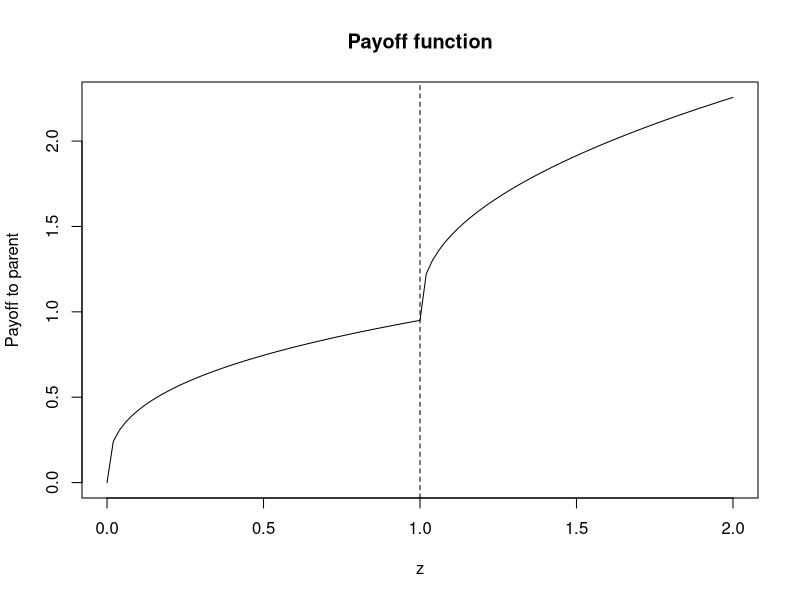
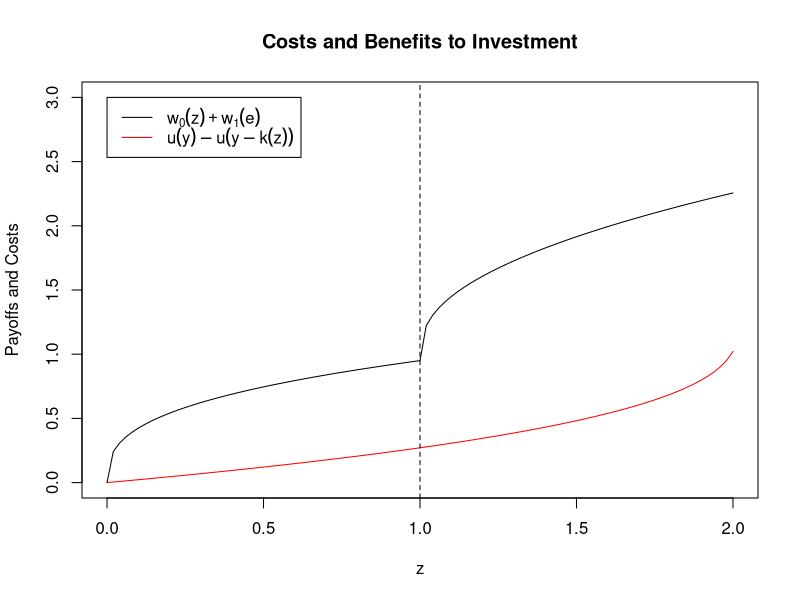
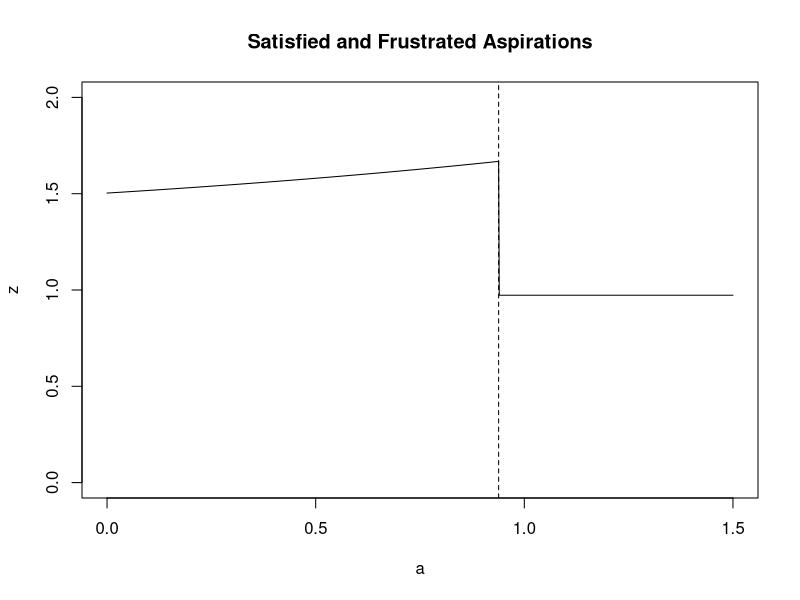

The R source for these figures, in order:
## ---- chunk 1
# Parameters
sig <- 0.65
del <- 0.95
pi <- 1.1

# Payoff functions
util <- function(c) {c ^ (1 - sig)}
w0 <- function(z) {del * z ^ (1 - sig)}
w1 <- function(e) {del * pi * e ^ (1 - sig)}
fig1_payoff <- function(z, a) {
  w0(z) + w1(max(c(z - a, 0)))
}
fig1_payoff <- Vectorize(fig1_payoff, vectorize.args = "z")
## ---- chunk 2
curve(fig1_payoff(x, a = 1), from = 0, to = 2, 
      main = "Payoff function", xlab = "z", ylab = "Payoff to parent")
abline(v = 1, lty = "dashed")
## ---- chunk 3
rho <- 1.01
prod <- function(z) rho * z
finv <- function(z) z / rho # called 'k' in the paper
fig2_cost <- function(y, z){
  util(y) - util(y - finv(z))
}
fig2_cost <- Vectorize(fig2_cost, vectorize.args = "z")

## ---- chunk 4
curve(fig2_cost(y = 2, x), from = 0, to = 2, ylim = c(0, 3), xlab = "z",
      ylab = "Payoffs and Costs", main = "Costs and Benefits to Investment",
      col = "red")
curve(fig1_payoff(x, a = 1), from = 0, to = 2, add = T)
abline(v = 1, lty = "dashed")
legend(0, 3, col = c("black", "red"), lty = c(1,1),
       legend = c(expression(w[0](z) + w[1](e)),
                  expression(u(y) - u(y - k(z)))))
## ---- chunk 5
# Derivatives
util_p <- function(c) {(1 - sig) * c ^ -sig}
w0_p <- function(z) {del * (1 - sig) * z ^ -sig}
w1_p <- function(e) {del * pi * (1 - sig) * e ^ -sig}

zopt0 <- function(z, y) { # z < a
  w0_p(z) - (util_p(y - finv(z)) / rho)
}
zopt0 <- Vectorize(zopt0, vectorize.args = "z")

zopt1 <- function(z, y, a) { # z > a
  w0_p(z) + w1_p(z - a) - (util_p(y - finv(z)) / rho)
}
zopt1 <- Vectorize(zopt1, vectorize.args = "z")

find_z <- function(z, y, a){
  # Find the roots
  z0 = uniroot(zopt0, interval = c(0, 2), y = y, extendInt = "yes")$root
  z1 = uniroot(zopt1, interval = c(1.5, 1.6), y = y, a = a, extendInt = "yes")$root
  
  # Which is better?
  u0 = util(y - finv(z0)) + w0(z0)
  u1 = util(y - finv(z1)) + w0(z0) + w1(max(c(z0 - a, 0)))
  
  if (u0 > u1) {
    return(z0)
  } else {
    return(z1)
  }
}

## ---- chunk 6

x <- seq(0, 1.5, length.out = 1000)
opt_z <- lapply(x, function(x) find_z(y = 2, a = x))
opt_z <- unlist(opt_z)
plot(x, opt_z, ylim = c(0, 2), type = "l", 
     main = "Satisfied and Frustrated Aspirations",
     xlab = "a", ylab = "z"
)
a_ind <- max(which(opt_z > tail(opt_z, 1)))
a_star <- x[a_ind]
abline(v = a_star, lty = "dashed")
